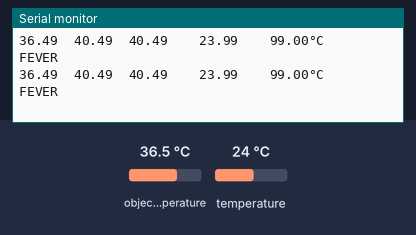
Bench run of a sketch on a simulated ESP32. On the bench: the last lines printed to the serial monitor. The inputs (shaded band) are chosen by the test bench; at power-on: object temperature 36.5 °C, temperature 24 °C.

Above: at 3.5 s.
3.6 s: object temperature set to 20 °C
At 5.2 s:
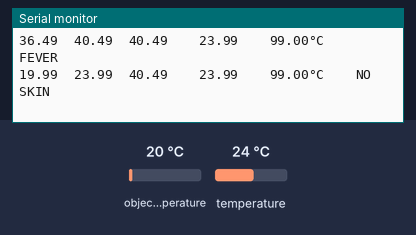
6.8 s: object temperature set to 32 °C
At 7.9 s:
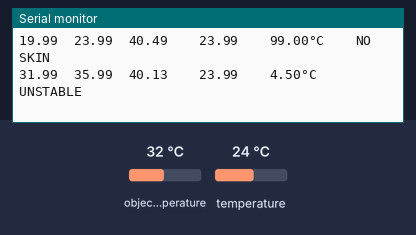
9.8 s: object temperature set to 44 °C
At 11.2 s:
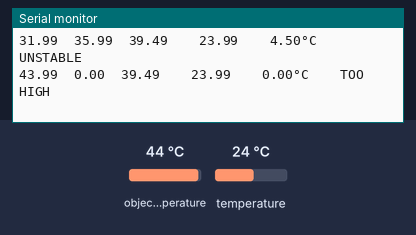
12.8 s: object temperature set to 34 °C
At 14.0 s:
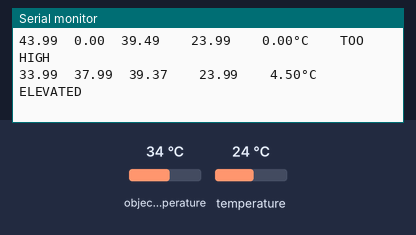
15.8 s: temperature set to 12 °C
At 17.2 s:
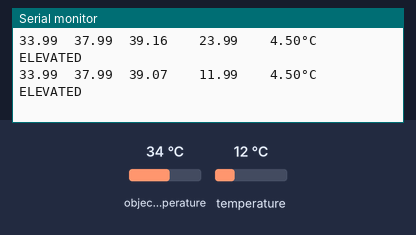
Timing chart, 0 to 18.3 s (numbered marks = the images above; inputs shaded):
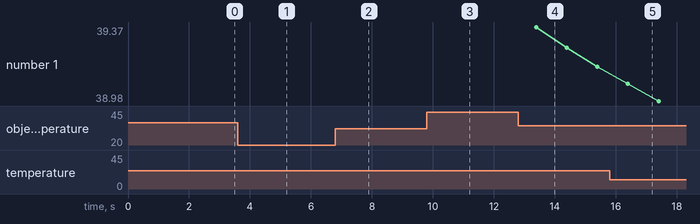

Measured:
- after the input at 3.6 s, the serial monitor: prints a new line after 0.78 s (image 1)
- after the input at 6.8 s, the serial monitor: prints a new line after 0.58 s (image 2)
- after the input at 9.8 s, the serial monitor: prints a new line after 0.59 s (image 3)
- after the input at 12.8 s, the serial monitor: prints a new line after 0.59 s (image 4)
- after the input at 15.8 s, the serial monitor: prints a new line after 0.60 s (image 5)

The sketch:

test_mlx90614.ino
```cpp
/*
 * MLX90614 IR Temperature — Diagnostic Test  v2.0
 * ESP32: SDA=21, SCL=22, 100kHz I2C (SMBus)
 *
 * Displays:
 *   - Raw object temperature (IR surface reading)
 *   - Calibrated temperature (raw + offset → estimated core body temp)
 *   - EMA-smoothed temperature (what the main firmware sends to server)
 *   - Ambient temperature (room reference)
 *   - Signal quality: checks for NaN, out-of-range, and sensor stability
 *
 * How to test:
 *   1. Flash this sketch, open Serial Monitor at 115200 baud
 *   2. Let sensor read room temp for 10s (verify Ambient is reasonable)
 *   3. Point at your forehead from ~2-5cm distance
 *   4. Raw should read ~32-36°C, Calibrated ~34-38°C
 *   5. Compare Calibrated reading with a reference thermometer
 *   6. Adjust CALIBRATION_OFFSET if needed (printed at boot)
 *
 * Calibration guide:
 *   OFFSET = reference_thermometer_reading - raw_IR_reading
 *   Forehead typical offset: +3.0 to +5.0°C (depends on distance & ambient)
 *   Wrist typical offset:    +4.0 to +6.0°C
 */

#include <Wire.h>
#include <Adafruit_MLX90614.h>

Adafruit_MLX90614 mlx = Adafruit_MLX90614();

// ======================== CALIBRATION ================================
// Adjust this to match your reference thermometer.
// This is the same value used in medical_monitor.ino.
#define CALIBRATION_OFFSET    4.0f    // °C added to raw IR reading

// Valid raw IR skin reading range (before calibration offset)
// Below 29°C: sensor is reading room temp / no skin contact
// Above 42°C: implausible or sensor malfunction
#define SKIN_IR_MIN           29.0f
#define SKIN_IR_MAX           42.0f

// ======================== EMA SMOOTHING ==============================
#define EMA_ALPHA             0.08f   // Same as medical_monitor.ino
float smoothedTemp = 0.0;
bool  tempInitialized = false;

// ======================== STABILITY TRACKING =========================
#define STABILITY_WINDOW      10
float recentReadings[STABILITY_WINDOW];
int   readingIndex = 0;
int   readingCount = 0;

// Track consecutive valid/invalid readings
int consecutiveValid = 0;
int consecutiveInvalid = 0;

void setup() {
  Serial.begin(115200);
  delay(2000);  // Extra delay for Serial Monitor to connect
  Serial.println("\n=== MLX90614 IR Temperature Test v2.0 ===");
  Serial.flush();

  Serial.println("Initializing I2C...");
  Serial.flush();
  Wire.begin(21, 22);
  Wire.setClock(100000);  // 100kHz — required for MLX90614 (SMBus device)
  delay(100);

  Serial.println("Scanning I2C bus...");
  Serial.flush();
  // Quick I2C scan to verify sensor is on the bus
  Wire.beginTransmission(0x5A);  // MLX90614 default address
  byte error = Wire.endTransmission();
  if (error == 0) {
    Serial.println("  MLX90614 found at 0x5A");
  } else {
    Serial.printf("  MLX90614 NOT found at 0x5A (error=%d)\n", error);
    Serial.println("  Check wiring:");
    Serial.println("    SDA -> GPIO 21");
    Serial.println("    SCL -> GPIO 22");
    Serial.println("    VCC -> 3.3V");
    Serial.println("    GND -> GND");
    Serial.flush();
  }

  Serial.println("Calling mlx.begin()...");
  Serial.flush();
  if (!mlx.begin()) {
    Serial.println("ERROR: MLX90614 init failed!");
    Serial.flush();
    while (1) delay(1000);
  }

  // Let sensor settle after power-on
  delay(250);
  float testObj = mlx.readObjectTempC();
  float testAmb = mlx.readAmbientTempC();

  Serial.printf("MLX90614 ready.\n");
  Serial.printf("  Initial Object (raw):  %.2f°C\n", testObj);
  Serial.printf("  Initial Ambient:       %.2f°C\n", testAmb);
  Serial.printf("  Calibration offset:    +%.1f°C\n", CALIBRATION_OFFSET);
  Serial.printf("  Valid skin IR range:   %.0f-%.0f°C (raw)\n\n", SKIN_IR_MIN, SKIN_IR_MAX);

  Serial.println("Raw°C\tCalib°C\tSmooth°C\tAmbient°C\tStability\tStatus");
  Serial.println("------\t-------\t--------\t---------\t---------\t------");
}

float getStability() {
  if (readingCount < 3) return 99.0;  // Not enough data
  int count = min(readingCount, STABILITY_WINDOW);
  float minVal = recentReadings[0], maxVal = recentReadings[0];
  for (int i = 1; i < count; i++) {
    if (recentReadings[i] < minVal) minVal = recentReadings[i];
    if (recentReadings[i] > maxVal) maxVal = recentReadings[i];
  }
  return maxVal - minVal;  // Spread of recent readings in °C
}

void loop() {
  float objTemp = mlx.readObjectTempC();
  float ambTemp = mlx.readAmbientTempC();

  // Sanity guard: I2C glitch can return garbage floats
  if (objTemp < -100.0f || objTemp > 500.0f ||
      ambTemp < -100.0f || ambTemp > 500.0f) {
    Serial.println("[GLITCH] garbage I2C read — skipped");
    delay(200);
    return;
  }

  const char* status;
  float calibrated = 0;
  float stability = 0;

  // === Validate reading ===
  if (isnan(objTemp) || isnan(ambTemp)) {
    status = "NaN ERROR";
    consecutiveInvalid++;
    consecutiveValid = 0;
    if (consecutiveInvalid >= 5) {
      Serial.println("[WARN] 5+ consecutive NaN readings — check I2C wiring/bus speed");
    }
  } else if (objTemp < SKIN_IR_MIN) {
    // Below skin range — likely reading room temp (no forehead present)
    calibrated = objTemp + CALIBRATION_OFFSET;
    status = "NO SKIN";
    consecutiveValid = 0;
    // Don't update EMA with non-skin readings

    stability = getStability();
    Serial.printf("%.2f\t%.2f\t%.2f\t\t%.2f\t\t%.2f°C\t\t%s\n",
                  objTemp, calibrated,
                  tempInitialized ? smoothedTemp : 0.0,
                  ambTemp, stability, status);
    delay(1000);
    return;

  } else if (objTemp > SKIN_IR_MAX) {
    status = "TOO HIGH";
    consecutiveInvalid++;
    consecutiveValid = 0;
  } else {
    // Valid skin reading
    calibrated = objTemp + CALIBRATION_OFFSET;
    consecutiveValid++;
    consecutiveInvalid = 0;

    // EMA smoothing (same as medical_monitor.ino)
    if (!tempInitialized) {
      smoothedTemp = calibrated;
      tempInitialized = true;
    } else {
      smoothedTemp = EMA_ALPHA * calibrated + (1.0f - EMA_ALPHA) * smoothedTemp;
    }

    // Track for stability measurement
    recentReadings[readingIndex] = calibrated;
    readingIndex = (readingIndex + 1) % STABILITY_WINDOW;
    if (readingCount < STABILITY_WINDOW) readingCount++;

    stability = getStability();

    // Classify signal quality
    if (stability < 0.3) {
      status = "STABLE";        // < 0.3°C spread — excellent
    } else if (stability < 0.8) {
      status = "OK";            // < 0.8°C spread — acceptable
    } else {
      status = "UNSTABLE";      // > 0.8°C spread — moving or bad contact
    }

    // Clinical range feedback
    if (calibrated >= 36.1 && calibrated <= 37.2) {
      // Normal — no extra note
    } else if (calibrated > 37.2 && calibrated <= 38.0) {
      status = "ELEVATED";
    } else if (calibrated > 38.0) {
      status = "FEVER";
    } else if (calibrated < 35.0) {
      status = "LOW TEMP";
    }
  }

  Serial.printf("%.2f\t%.2f\t%.2f\t\t%.2f\t\t%.2f°C\t\t%s\n",
                objTemp, calibrated,
                tempInitialized ? smoothedTemp : 0.0,
                ambTemp, stability, status);

  delay(1000);  // MLX90614 update rate is ~10Hz, 1s is plenty
}
```
